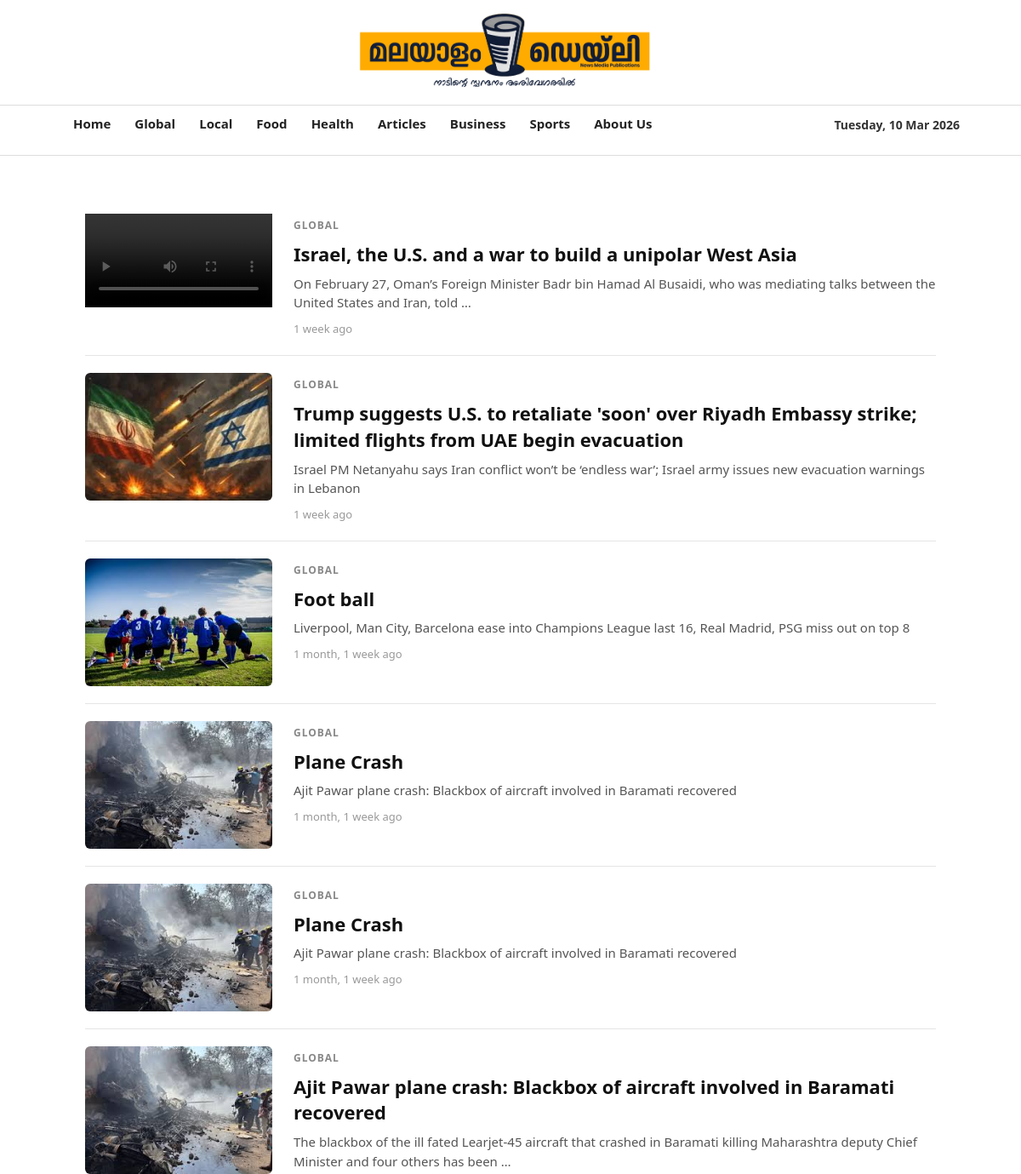
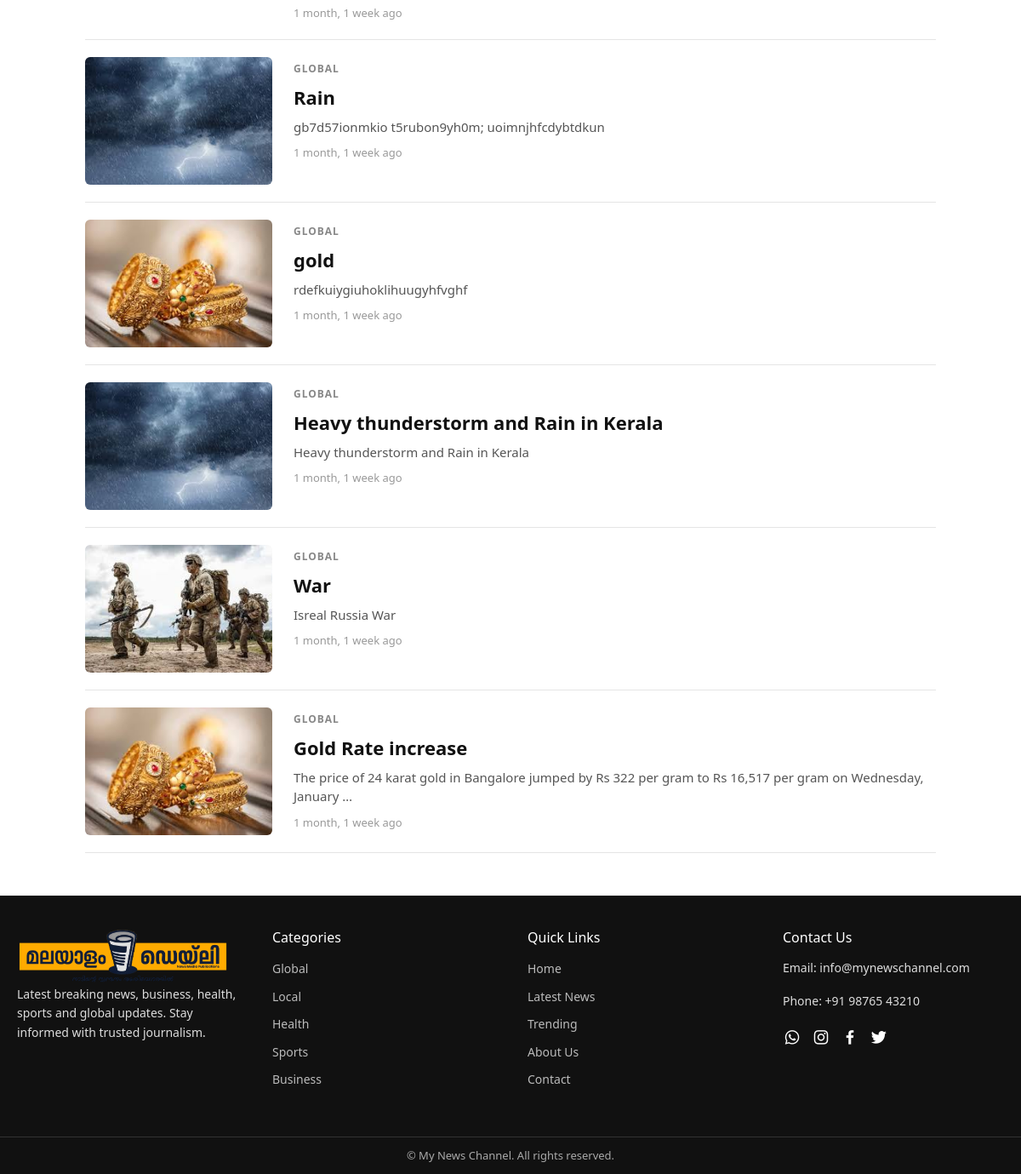
/news/category/global/, run on the app's committed database (2 pictures, top to bottom).
### newsapp/models.py (models this page shows, shortened)
class News(models.Model):
    category = models.ForeignKey(Category, on_delete=models.CASCADE)
    title = models.CharField(max_length=255)
    content = models.TextField()
    image = models.ImageField(upload_to='news/', blank=True,null=True)
    video = models.FileField(upload_to='news/videos/', blank=True, null=True)
    is_weekend_special = models.BooleanField(default=False)
    is_main_news = models.BooleanField(default=False)
    is_popular = models.BooleanField(default=False)
    created_at = models.DateTimeField(auto_now_add=True)
    likes = models.PositiveIntegerField(default=0)
    views = models.PositiveIntegerField(default=0)

class Category(models.Model):
    name = models.CharField(max_length=100)
    slug = models.SlugField(unique=True)

### newsapp/views.py (the view)
# urls.py: path('category/<slug:slug>/', category_news, name='category'),
def category_news(request, slug):
    category = get_object_or_404(Category, slug=slug)
    news_list = News.objects.filter(
        category=category
    ).order_by('-created_at')
    return render(request, "category.html", {
        "category": category,
        "news_list": news_list,
        "categories": Category.objects.all(),
        "today": datetime.now(),
    })

### newsapp/templates/category.html (shortened to what this page needs)
{% load static %}
<!DOCTYPE html>
<html lang="en">
<head>
    <link rel="stylesheet" href="{% static 'style.css' %}">
    <link rel="stylesheet" href="https://cdn.jsdelivr.net/npm/swiper@11/swiper-bundle.min.css"/>
    <link href="https://unpkg.com/boxicons@2.1.4/css/boxicons.min.css" rel="stylesheet">
    <link href="https://cdn.jsdelivr.net/npm/bootstrap@5.3.2/dist/css/bootstrap.min.css" rel="stylesheet">
</head>
<body>
<header class="top-header p-3">
    <div class="logo-center">
        <img src="{% static 'images/News logo.png' %}"
             alt="Logo"
             style="width: 30%;">
    </div>
</header>
<nav class="main-nav">
    <ul>
<li><a href="{% url 'home' %}">Home</a></li>
<li><a href="{% url 'category'  'global' %}">Global</a></li>
<li><a href="{% url 'category' 'local' %}">Local</a></li>
<li><a href="{% url 'category' 'food' %}">Food</a></li>
<li><a href="{% url 'category' 'health' %}">Health</a></li>
<li><a href="{% url 'category' 'articles' %}">Articles</a></li>
<li><a href="{% url 'category' 'business' %}">Business</a></li>
<li><a href="{% url 'category' 'sports' %}">Sports</a></li>
<li><a href="{% url 'about' %}">About Us</a></li>
    </ul>
    <div class="today-date">
        {{ today|date:"l, d M Y" }}
    </div>
</nav>
<div class=" news-container mt-5">
    <div class="news-list">
        {% for news in news_list %}
        <div class="news-card">
            <div class="news-card-img">
                <a href="{% url 'news_detail' news.id %}">
                    {% if news.video and news.video.name %}
    <video width="220" controls>
        <source src="{{ news.video.url }}" type="video/mp4">
    </video>
{% elif news.image and news.image.name %}
    <img src="{{ news.image.url }}" width="150">
{% endif %}
                </a>
            </div>
            <div class="news-card-content">
                 <a href="{% url 'category'  news.category.slug %}">
                <span class="news-category">
                    {{ category.name|upper }}
                </span></a>
                <h3>
                    <a href="{% url 'news_detail' news.id %}">
                        {{ news.title }}
                    </a>
                </h3>
                <p>
                    {{ news.content|truncatewords:22 }}
                </p>
                <small class="news-time">
                    {{ news.created_at|timesince }} ago
                </small>
            </div>
        </div>
        {% empty %}
        <p>No news available in this category.</p>
        {% endfor %}
    </div>
</div>
</body>
<footer class="site-footer">
    <div class="footer-container">
        <div class="footer-col">
            <img src="{% static 'images/News logo.png' %}" alt="">
            <p>
                Latest breaking news, business, health, sports and global updates.
                Stay informed with trusted journalism.
            </p>
        </div>
        <div class="footer-col">
            <h4>Categories</h4>
            <ul>
                <li><a href="{% url 'category'  'global' %}">Global</a></li>
                <li><a href="{% url 'category'  'local' %}">Local</a></li>
                <li><a href="{% url 'category'  'health' %}">Health</a></li>
                <li><a href="{% url 'category'  'sports' %}">Sports</a></li>
                <li><a href="{% url 'category'  'business' %}">Business</a></li>
            </ul>
        </div>
        <div class="footer-col">
            <h4>Quick Links</h4>
            <ul>
                <li><a href="{% url 'home' %}">Home</a></li>
                <li><a href="#">Latest News</a></li>
                <li><a href="#">Trending</a></li>
                <li><a href="#">About Us</a></li>
                <li><a href="#">Contact</a></li>
            </ul>
        </div>
        <div class="footer-col">
            <h4>Contact Us</h4>
            <p>Email: info@mynewschannel.com</p>
            <p>Phone: +91 98765 43210</p>
            <div class="social-links">
    <a href="https://wa.me/919999999999" target="_blank">
        <i class='bx bxl-whatsapp' style="color: white;"></i>
    </a>
    <a href="https://instagram.com/yourusername" target="_blank">
        <i class='bx bxl-instagram' style="color: white;"></i>
    </a>
    <a href="https://facebook.com/yourusername" target="_blank">
        <i class='bx bxl-facebook' style="color: white;"></i>
    </a>
    <a href="https://twitter.com/yourusername" target="_blank">
    <i class='bx bxl-twitter' style="color: white;"></i>
    </a>
</div>
        </div>
    </div>
    <div class="footer-bottom">
        © {{ now|date:"Y" }} My News Channel. All rights reserved.
    </div>
</footer>
</html>

### newsapp/static/style.css (style rules this page uses)
* { margin: 0; padding: 0; box-sizing: border-box; }
body { font-family: "Segoe UI", Arial, sans-serif; background-color: #f2f2f2; color: #222; }
body a { text-decoration: none; color: black; }
.top-header { background: #ffffff; border-bottom: 1px solid #ddd; padding: 20px 0; }
.logo-center { display: flex; align-items: center; justify-content: center; }
.logo-center img { margin-right: 12px; }
.main-nav { background-color: #ffffff; border-bottom: 1px solid #ddd; }
.main-nav ul { display: flex; justify-content: center; list-style: none; padding: 10px 0; }
.main-nav li { margin: 0 14px; }
.main-nav a { text-decoration: none; color: #222; font-weight: 600; font-size: 15px; }
ul { list-style: none; padding: 0; }
ul li { margin: 10px 0; font-size: 15px; color: #333; }
.news-category { font-size: 12px; font-weight: 600; color: #0a5dbb; }
.news-time { font-size: 12px; color: #888; }
.site-footer { background:#111; color:#ddd; margin-top:50px; padding-top:40px; }
.footer-container { max-width:1500px; margin:auto; padding:0 20px 40px; display:grid; grid-template-columns:repeat(4,1fr); gap:40px; }
.footer-col h4 { font-size:16px; margin-bottom:15px; color:#fff; }
.footer-col p { font-size:14px; line-height:1.6; }
.footer-col ul { list-style:none; padding:0; }
.footer-col ul li { margin-bottom:8px; }
.footer-col ul li a { color:#bbb; font-size:14px; }
.social-links { display:flex; gap:12px; margin-top:12px; }
.social-links a { font-size:22px; }
.footer-bottom { text-align:center; padding:12px; border-top:1px solid #333; font-size:13px; color:#aaa; }
.news-container { max-width: 1000px; margin: auto; }
.news-list { display: flex; flex-direction: column; }
.news-card { display: flex; gap: 25px; padding: 20px 0; border-bottom: 1px solid #e5e5e5; }
.news-card-img img { width: 220px; height: 150px; object-fit: cover; border-radius: 6px; }
.news-card-content { flex: 1; }
.news-category { font-size: 12px; font-weight: 700; color: #888; letter-spacing: 1px; }
.news-card-content h3 { font-size: 22px; font-weight: 700; margin: 8px 0; line-height: 1.4; }
.news-card-content h3 a { text-decoration: none; color: #111; }
.news-card-content p { font-size: 15px; color: #555; margin-bottom: 6px; }
.news-time { font-size: 13px; color: #999; }
.footer-col img { height: 5opx; width: 250px; }

### newsapp/templates/category.html (style rules this page uses)
.main-nav { display: flex; justify-content: center; }
.today-date { font-size: 14px; font-weight: bold; color: #333; margin-left: 200px; margin-top: 12px; }

### data on the page
News: title "Israel, the U.S. and a war to build a unipolar West Asia", content "On February 27, Oman’s Foreign Minister Badr bin Hamad Al Busaidi, who was mediating talks between the United States and Iran, told …", created_at "1 week"
Category: name "GLOBAL"
News: image (picture), title "Trump suggests U.S. to retaliate 'soon' over Riyadh Embassy strike; limited flights from UAE begin evacuation", content "Israel PM Netanyahu says Iran conflict won’t be ‘endless war’; Israel army issues new evacuation warnings in Lebanon", created_at "1 week"
News: image (picture), title "Foot ball", content "Liverpool, Man City, Barcelona ease into Champions League last 16, Real Madrid, PSG miss out on top 8", created_at "1 month, 1 week"
News: image (picture), title "Plane Crash", content "Ajit Pawar plane crash: Blackbox of aircraft involved in Baramati recovered", created_at "1 month, 1 week"
News: image (picture), title "Plane Crash", content "Ajit Pawar plane crash: Blackbox of aircraft involved in Baramati recovered", created_at "1 month, 1 week"
News: image (picture), title "Ajit Pawar plane crash: Blackbox of aircraft involved in Baramati recovered", content "The blackbox of the ill fated Learjet-45 aircraft that crashed in Baramati killing Maharashtra deputy Chief Minister and four others has been …", created_at "1 month, 1 week"
News: image (picture), title "Rain", content "gb7d57ionmkio t5rubon9yh0m; uoimnjhfcdybtdkun", created_at "1 month, 1 week"
News: image (picture), title "gold", content "rdefkuiygiuhoklihuugyhfvghf", created_at "1 month, 1 week"
News: image (picture), title "Heavy thunderstorm and Rain in Kerala", content "Heavy thunderstorm and Rain in Kerala", created_at "1 month, 1 week"
News: image (picture), title "War", content "Isreal Russia War", created_at "1 month, 1 week"
News: image (picture), title "Gold Rate increase", content "The price of 24 karat gold in Bangalore jumped by Rs 322 per gram to Rs 16,517 per gram on Wednesday, January …", created_at "1 month, 1 week"
